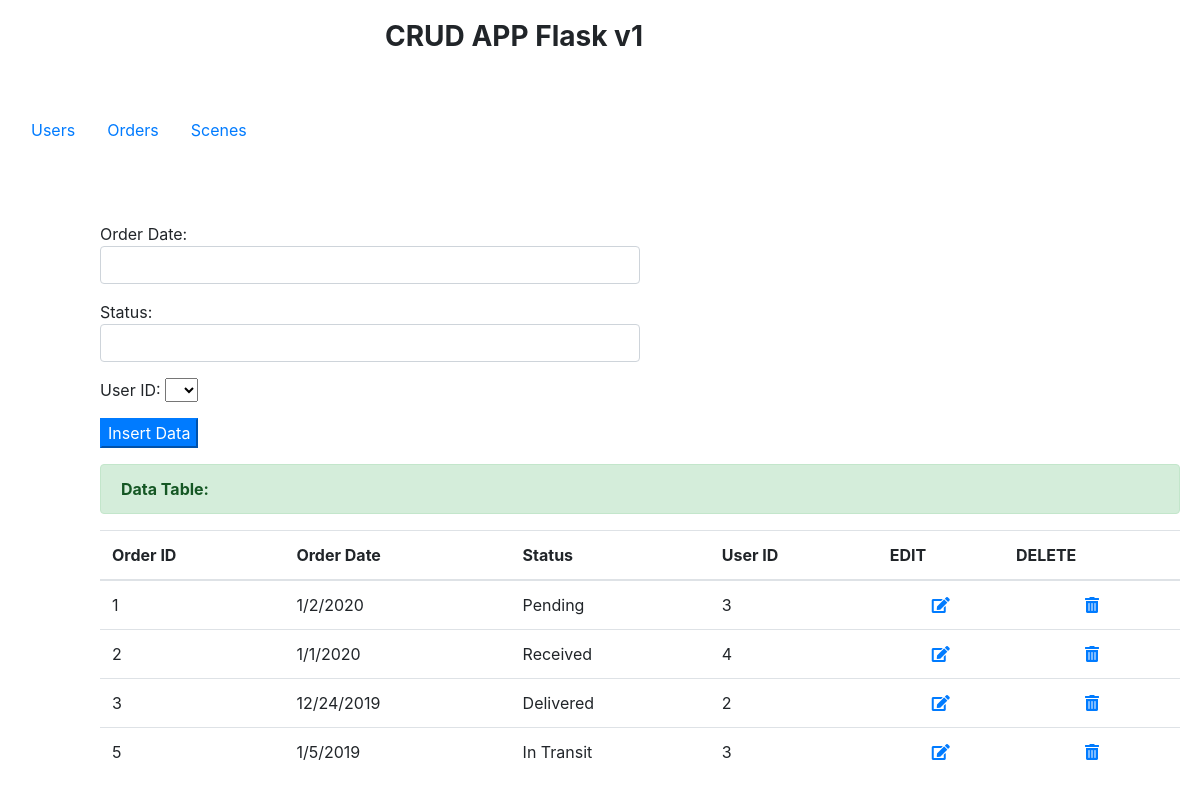
The page /orders on the database its author committed.
### tables this page shows
CREATE TABLE orders (
    order_id   INTEGER NOT NULL PRIMARY KEY AUTOINCREMENT,
    order_date TEXT,
    status     TEXT,
    user_id    INTEGER,
    FOREIGN KEY (user_id)
    REFERENCES users (user_id) 
);

### app.py (the view)
@app.route("/orders")
def orders():
    from queries import sql_query
    exusers = sql_query(''' SELECT user_id FROM users''')
    results = sql_query(''' SELECT * FROM orders''')
    return render_template('orders.html', exusers=exusers, Orders=results)

### queries.py (called while the page is built)
def sql_query(query):
    cur = conn.cursor()
    cur.execute(query)
    rows = cur.fetchall()
    return rows

### templates/orders.html
{% extends "layout.html" %}
{% block content %}
{% if 'query_edit_orders' in request.url %}
      <div style='margin-left: 100px; width: 45%;'>
        {% for eresult in eresults %}
         <br> <br> <br>
        <form action = "edit_orders" method = "POST">
        <input class="form-control" hidden type = "text" name = "order_id" style='width: 100%;' value='{{eresult["order_id"]}}'/>
         <p>Order Date: <input class="form-control" type = "text" name = "order_date" style='width: 100%;' value='{{eresult["order_date"]}}'/></p>
         <p>Status <input class="form-control" type = "text" name = "status" style='width: 100%;' value='{{eresult["status"]}}' /></p>
         <p>User ID: <input class="form-control" type = "text" disabled name = "user_id" style='width: 100%;' value='{{eresult["user_id"]}}' /></p>
         {% endfor %}
         <br>
         <p><input class="btn-primary" type = "submit" value = "Update Data" /></p>
        </form>
      </div>
        {% else %}
        <div style='margin-left: 100px; width: 45%;'>
        <br> <br> <br>
        <form action = "insert_orders" method = "POST">
         <p>Order Date: <input class="form-control" required type = "text" name = "order_date" style='width: 100%;' /></p>
         <p>Status: <input class="form-control" required type = "text" name = "status" style='width: 100%;' /></p>
		 <p>User ID: <select name="user_id" required>
						<option value selected=""></option>
						{% for exuser in exusers %}
						<option value ="{{exuser['user_id']}}">{{exuser['user_id']}}</option>
					    {% endfor %}
					</select>
         <br>
         <p><input class="btn-primary" type = "submit" value = "Insert Data" /></p>
        </form>
        </div>
        {% endif %}
 <div class="alert alert-success" role="alert" style='width: 90%; margin-left: 100px;'>
       <strong>Data Table:</strong>
  </div>
  <table class = 'table table-hover' style = 'margin-left: 100px; margin-right: 100px; width: 90%;'>
         <thead>
            <tr>
            <th>Order ID</th>
            <th>Order Date</th>
            <th>Status</th>
            <th>User ID</th>
            <th>EDIT</th>
            <th>DELETE</th>
            </tr>
         </thead>
         {% for order in Orders %}
            <tr>
               <td>{{order["order_id"]}}</td>
               <td>{{order["order_date"]}}</td>
               <td>{{order["status"]}}</td>
               <td>{{order['user_id']}}</td>
               <td align="center"><a href = "{{ url_for('sql_editlink_orders', eorder_id=order['order_id']) }}"><i class="fas fa-edit"></a></td>
               <td align="center"><a href = "{{ url_for('sql_datadelete_orders', order_id=order['order_id']) }}"><i class="fas fa-trash-alt"></a></td>
            </tr>
         {% endfor %}
      </table>
{% endblock content %}

### templates/layout.html (shortened to what this page needs)
<!DOCTYPE html>
<html>
<head>
<link rel="stylesheet" href="https://use.fontawesome.com/releases/v5.1.0/css/all.css">
         <link rel="stylesheet" href="https://stackpath.bootstrapcdn.com/bootstrap/4.1.1/css/bootstrap.min.css">
</head>
<body>
          <div class ='row'>
                      <div style='padding-top: 20px; padding-left:400px;'><h3>
                        <strong> CRUD APP Flask v1 </strong>
                      </h3>
                      </div>
        </div>
        <br> <br>
         <div class="col-sm-4">
     <ul class="nav .justify-content-center">
  <li class="nav-item">
    <a class="nav-link" href="{{ url_for('users')}}">Users</a>
  </li>
  <li class="nav-item">
    <a class="nav-link" href="{{ url_for('orders')}}">Orders</a>
  </li>
  <li class="nav-item">
    <a class="nav-link" href="{{ url_for('scenes')}}">Scenes</a>
  </li>
</ul>
  </div>
{% block content %}
{% endblock %}
</body>
</html>

### rows shown on the page
orders: order_id "1", order_date "1/2/2020", status "Pending", user_id "3"
orders: order_id "2", order_date "1/1/2020", status "Received", user_id "4"
orders: order_id "3", order_date "12/24/2019", status "Delivered", user_id "2"
orders: order_id "5", order_date "1/5/2019", status "In Transit", user_id "3"
